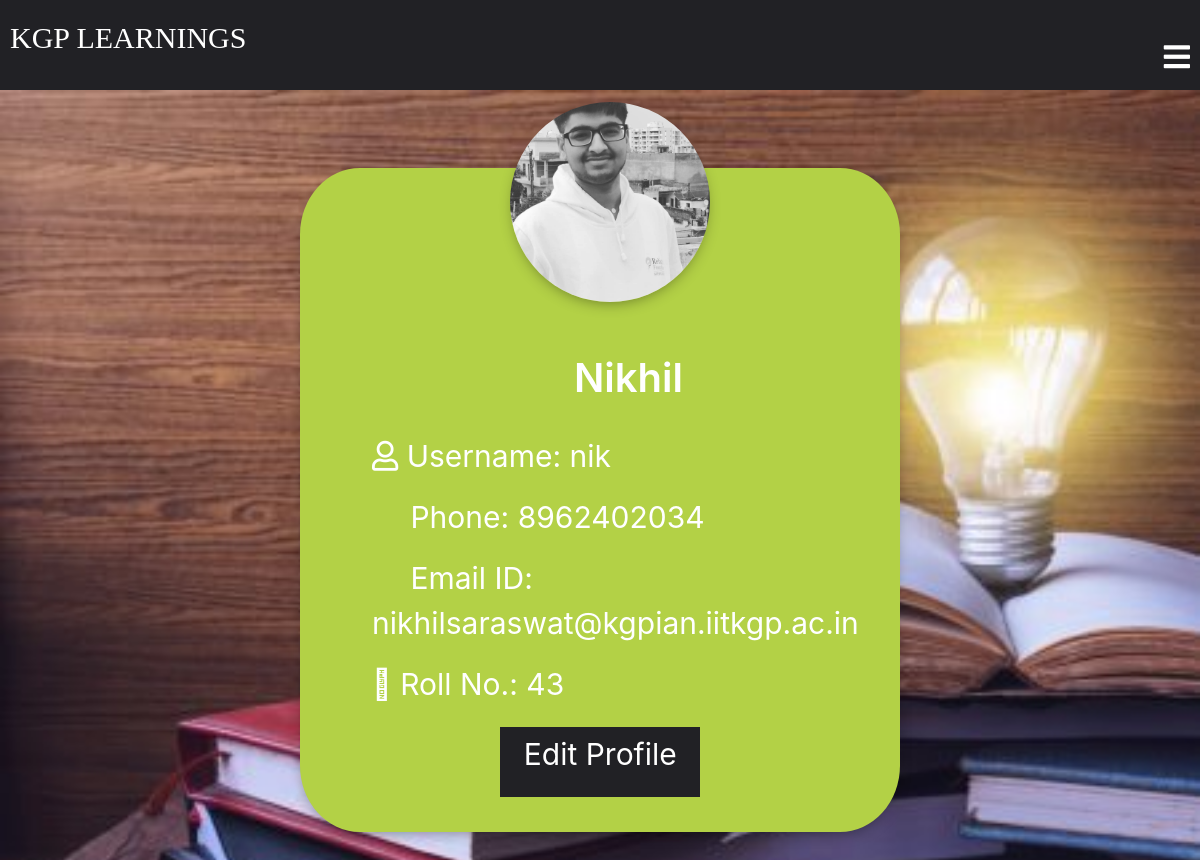
Page /classroom/student/16/ (signed in) on the committed database.
### classroom/models.py (models this page shows, shortened)
class Student(models.Model):
    user = models.OneToOneField(
        User, on_delete=models.CASCADE, primary_key=True, related_name='Student')
    phone = models.IntegerField()
    student_profile_pic = models.ImageField(
        upload_to="classroom/student_profile_pic", blank=True)
    name = models.CharField(max_length=250)
    email = models.EmailField(max_length=254)
    roll_no = models.CharField(max_length=50)
    class Meta:
        ordering = ['roll_no']

class User(AbstractUser):
    is_teacher = models.BooleanField(default=False)
    is_student = models.BooleanField(default=False)

### classroom/views.py (the view)
# urls.py: path('student/<int:pk>/',views.StudentDetailView.as_view(),name="student_detail"),
class StudentDetailView(LoginRequiredMixin, DetailView):
    context_object_name = "student"
    model = models.Student
    template_name = 'student_detail_page.html'

### template/student_detail_page.html (shortened to what this page needs)
{% extends 'base.html' %}
{% load static %}
{% block content %}
<div class="profile">
  <div class="profile-box">
    {% if student.student_profile_pic %}
    <img src="{{ student.student_profile_pic.url }}">
    {% else %}
    <img src="{% static 'images/login-avatar.PNG' %}" alt="">
    {% endif %}
    <div class="profile-details">
      <h1>{{ student.name }}</h1>
      <br>
      <p><i class="far fa-user"></i> Username: {{ student.user.username }}</p>
      <p><i class="far fa-phone"></i> Phone: {{ student.phone }}</p>
      <p><i class="far fa-envelope-open-text"></i> Email ID: {{ student.email }}</p>
      <p><i class="fal fa-user-tag"></i> Roll No.: {{ student.roll_no }}</p>
      <a href="{% url 'classroom:student_update' pk=user.pk %}">
        <p class="edit-button">Edit Profile</p>
      </a>
    </div>
  </div>
</div>
{% endblock %}

### static/css/newbase.css (style rules this page uses)
.profile { margin:0; padding: 0; position: absolute; width:100%; height: 100vh; display:flex; justify-content: center; align-items: center; }
.profile img { position: absolute; margin: 0; width: 100%; height: 100%; object-fit: cover; background-attachment: fixed; }
.profile-box { width: 600px; margin-top: 20px; background: #b3d146; position: absolute; padding: 15px; border-radius: 10%; box-shadow: 0 5px 15px -5px #00000070 }
.profile-box img { width: 200px; height: 200px; border-radius: 50%; top: -10%; left: 35%; box-shadow: 0 5px 15px -5px #00000070 }
.profile-details { color: white; margin-top: 30%; margin-left: 10%; }
.profile-details h1 { font-size: 40px; font-weight: 600; text-align: center; }
.profile-details p { font-size: 30px; font-weight: 400; }
.profile-details .edit-button { margin: 20px; margin-left: 25%; height: 70px; width: 200px; text-align: center; background: #212125; text-decoration: none; color: white; padding: 5px; }

### rows in the picture
Student: student_profile_pic (picture), name "Nikhil", user.username "nik", phone "8962402034", email "nikhilsaraswat@kgpian.iitkgp.ac.in", roll_no "43"
